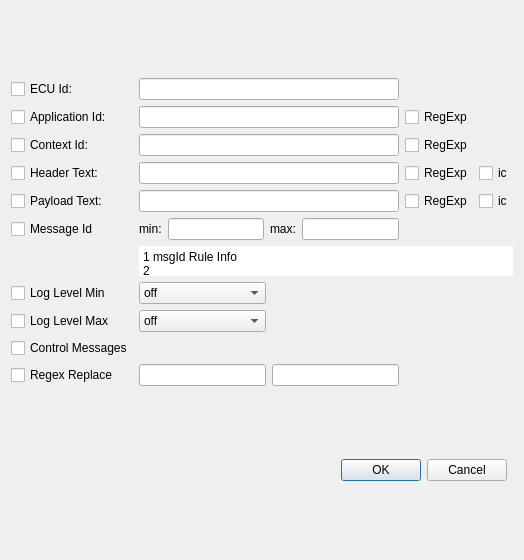
<?xml version="1.0" encoding="UTF-8"?>
<ui version="4.0">
 <class>FilterDialog</class>
 <widget class="QDialog" name="FilterDialog">
  <property name="geometry">
   <rect>
    <x>0</x>
    <y>0</y>
    <width>524</width>
    <height>560</height>
   </rect>
  </property>
  <property name="windowTitle">
   <string>Filter Configuration</string>
  </property>
  <property name="windowIcon">
   <iconset>
    <normaloff>:/toolbar/png/edit-cut.png</normaloff>:/toolbar/png/edit-cut.png</iconset>
  </property>
  <layout class="QGridLayout" name="gridLayout">
   <item row="23" column="0">
    <widget class="QDialogButtonBox" name="buttonBox">
     <property name="orientation">
      <enum>Qt::Horizontal</enum>
     </property>
     <property name="standardButtons">
      <set>QDialogButtonBox::Cancel|QDialogButtonBox::Ok</set>
     </property>
    </widget>
   </item>
   <item row="4" column="0" colspan="2">
    <layout class="QGridLayout" name="gridLayout_3">
     <item row="3" column="0">
      <widget class="QCheckBox" name="checkBoxHeaderText">
       <property name="text">
        <string>Header Text:</string>
       </property>
      </widget>
     </item>
     <item row="2" column="3">
      <widget class="QCheckBox" name="checkBoxRegexp_Context">
       <property name="toolTip">
        <string>Enable this option, to use regular expressions for ContextId  text.</string>
       </property>
       <property name="text">
        <string>RegExp</string>
       </property>
      </widget>
     </item>
     <item row="5" column="0">
      <widget class="QCheckBox" name="checkBoxMessageId">
       <property name="text">
        <string>Message Id</string>
       </property>
      </widget>
     </item>
     <item row="2" column="1" colspan="2">
      <widget class="QLineEdit" name="lineEditContextId">
       <property name="maxLength">
        <number>40</number>
       </property>
      </widget>
     </item>
     <item row="1" column="1" colspan="2">
      <widget class="QLineEdit" name="lineEditApplicationId"/>
     </item>
     <item row="3" column="3">
      <widget class="QCheckBox" name="checkBoxRegexp_Header">
       <property name="toolTip">
        <string>Enable this option, to use regular expressions for header  text.</string>
       </property>
       <property name="text">
        <string>RegExp</string>
       </property>
      </widget>
     </item>
     <item row="2" column="0">
      <widget class="QCheckBox" name="checkBoxContextId">
       <property name="text">
        <string>Context Id:</string>
       </property>
      </widget>
     </item>
     <item row="9" column="0">
      <widget class="QCheckBox" name="checkBoxCtrlMsgs">
       <property name="text">
        <string>Control Messages</string>
       </property>
      </widget>
     </item>
     <item row="7" column="0">
      <widget class="QCheckBox" name="checkBoxLogLevelMin">
       <property name="text">
        <string>Log Level Min</string>
       </property>
      </widget>
     </item>
     <item row="8" column="1">
      <widget class="QComboBox" name="comboBoxLogLevelMax">
       <item>
        <property name="text">
         <string>off</string>
        </property>
       </item>
       <item>
        <property name="text">
         <string>fatal</string>
        </property>
       </item>
       <item>
        <property name="text">
         <string>error</string>
        </property>
       </item>
       <item>
        <property name="text">
         <string>warn</string>
        </property>
       </item>
       <item>
        <property name="text">
         <string>info</string>
        </property>
       </item>
       <item>
        <property name="text">
         <string>debug</string>
        </property>
       </item>
       <item>
        <property name="text">
         <string>verbose</string>
        </property>
       </item>
      </widget>
     </item>
     <item row="7" column="2">
      <spacer name="horizontalSpacer">
       <property name="orientation">
        <enum>Qt::Horizontal</enum>
       </property>
       <property name="sizeHint" stdset="0">
        <size>
         <width>40</width>
         <height>20</height>
        </size>
       </property>
      </spacer>
     </item>
     <item row="3" column="1" colspan="2">
      <widget class="QLineEdit" name="lineEditHeaderText"/>
     </item>
     <item row="4" column="3">
      <widget class="QCheckBox" name="checkBoxRegexp_Payload">
       <property name="toolTip">
        <string>Enable this option, to use regular expressions for payload text.</string>
       </property>
       <property name="text">
        <string>RegExp</string>
       </property>
      </widget>
     </item>
     <item row="0" column="1" colspan="2">
      <widget class="QLineEdit" name="lineEditEcuId"/>
     </item>
     <item row="4" column="1" colspan="2">
      <widget class="QLineEdit" name="lineEditPayloadText"/>
     </item>
     <item row="4" column="4">
      <widget class="QCheckBox" name="checkBox_IgnoreCase_Payload">
       <property name="toolTip">
        <string>Enable this option, to ignore case on payload search expression</string>
       </property>
       <property name="statusTip">
        <string/>
       </property>
       <property name="text">
        <string>ic</string>
       </property>
      </widget>
     </item>
     <item row="1" column="3">
      <widget class="QCheckBox" name="checkBoxRegexp_Appid">
       <property name="toolTip">
        <string>Enable this option, to use regular expressions for AppId  text.</string>
       </property>
       <property name="text">
        <string>RegExp</string>
       </property>
      </widget>
     </item>
     <item row="8" column="0">
      <widget class="QCheckBox" name="checkBoxLogLevelMax">
       <property name="text">
        <string>Log Level Max</string>
       </property>
      </widget>
     </item>
     <item row="7" column="1">
      <widget class="QComboBox" name="comboBoxLogLevelMin">
       <item>
        <property name="text">
         <string>off</string>
        </property>
       </item>
       <item>
        <property name="text">
         <string>fatal</string>
        </property>
       </item>
       <item>
        <property name="text">
         <string>error</string>
        </property>
       </item>
       <item>
        <property name="text">
         <string>warn</string>
        </property>
       </item>
       <item>
        <property name="text">
         <string>info</string>
        </property>
       </item>
       <item>
        <property name="text">
         <string>debug</string>
        </property>
       </item>
       <item>
        <property name="text">
         <string>verbose</string>
        </property>
       </item>
      </widget>
     </item>
     <item row="1" column="0">
      <widget class="QCheckBox" name="checkBoxApplicationId">
       <property name="text">
        <string>Application Id:</string>
       </property>
      </widget>
     </item>
     <item row="5" column="1" colspan="2">
      <layout class="QHBoxLayout" name="horizontalLayout_msgId">
       <property name="spacing">
        <number>6</number>
       </property>
       <item>
        <widget class="QLabel" name="label_msgIdMin">
         <property name="text">
          <string>min:</string>
         </property>
        </widget>
       </item>
       <item>
        <widget class="QLineEdit" name="lineEdit_msgIdMin"/>
       </item>
       <item>
        <widget class="QLabel" name="label_msgIdMax">
         <property name="text">
          <string>max:</string>
         </property>
        </widget>
       </item>
       <item>
        <widget class="QLineEdit" name="lineEdit_msgIdMax"/>
       </item>
      </layout>
     </item>
     <item row="0" column="0">
      <widget class="QCheckBox" name="checkBoxEcuId">
       <property name="text">
        <string>ECU Id:</string>
       </property>
      </widget>
     </item>
     <item row="4" column="0">
      <widget class="QCheckBox" name="checkBoxPayloadText">
       <property name="text">
        <string>Payload Text:</string>
       </property>
      </widget>
     </item>
     <item row="6" column="1" colspan="4">
      <widget class="QPlainTextEdit" name="plainTextEdit_msgIdRule">
       <property name="sizePolicy">
        <sizepolicy hsizetype="Expanding" vsizetype="Minimum">
         <horstretch>0</horstretch>
         <verstretch>0</verstretch>
        </sizepolicy>
       </property>
       <property name="minimumSize">
        <size>
         <width>0</width>
         <height>30</height>
        </size>
       </property>
       <property name="maximumSize">
        <size>
         <width>16777215</width>
         <height>30</height>
        </size>
       </property>
       <property name="frameShape">
        <enum>QFrame::NoFrame</enum>
       </property>
       <property name="frameShadow">
        <enum>QFrame::Plain</enum>
       </property>
       <property name="lineWidth">
        <number>0</number>
       </property>
       <property name="verticalScrollBarPolicy">
        <enum>Qt::ScrollBarAlwaysOff</enum>
       </property>
       <property name="horizontalScrollBarPolicy">
        <enum>Qt::ScrollBarAlwaysOff</enum>
       </property>
       <property name="sizeAdjustPolicy">
        <enum>QAbstractScrollArea::AdjustToContents</enum>
       </property>
       <property name="undoRedoEnabled">
        <bool>false</bool>
       </property>
       <property name="plainText">
        <string>1 msgId Rule Info
2
3</string>
       </property>
       <property name="textInteractionFlags">
        <set>Qt::TextSelectableByMouse</set>
       </property>
      </widget>
     </item>
     <item row="3" column="4">
      <widget class="QCheckBox" name="checkBox_IgnoreCase_Header">
       <property name="toolTip">
        <string>Enable this option, to ignore case on header search expression</string>
       </property>
       <property name="statusTip">
        <string/>
       </property>
       <property name="text">
        <string>ic</string>
       </property>
      </widget>
     </item>
     <item row="10" column="0">
      <widget class="QCheckBox" name="checkBoxRegexSearchReplace">
       <property name="text">
        <string>Regex Replace</string>
       </property>
      </widget>
     </item>
     <item row="10" column="1">
      <widget class="QLineEdit" name="lineEditRegexSearch"/>
     </item>
     <item row="10" column="2">
      <widget class="QLineEdit" name="lineEditRegexReplace"/>
     </item>
    </layout>
   </item>
  </layout>
 </widget>
 <tabstops>
  <tabstop>checkBoxEcuId</tabstop>
  <tabstop>lineEditEcuId</tabstop>
  <tabstop>checkBoxApplicationId</tabstop>
  <tabstop>lineEditApplicationId</tabstop>
  <tabstop>checkBoxRegexp_Appid</tabstop>
  <tabstop>checkBoxContextId</tabstop>
  <tabstop>lineEditContextId</tabstop>
  <tabstop>checkBoxRegexp_Context</tabstop>
  <tabstop>checkBoxHeaderText</tabstop>
  <tabstop>lineEditHeaderText</tabstop>
  <tabstop>checkBoxRegexp_Header</tabstop>
  <tabstop>checkBox_IgnoreCase_Header</tabstop>
  <tabstop>checkBoxPayloadText</tabstop>
  <tabstop>lineEditPayloadText</tabstop>
  <tabstop>checkBoxRegexp_Payload</tabstop>
  <tabstop>checkBox_IgnoreCase_Payload</tabstop>
  <tabstop>checkBoxLogLevelMin</tabstop>
  <tabstop>comboBoxLogLevelMin</tabstop>
  <tabstop>checkBoxLogLevelMax</tabstop>
  <tabstop>comboBoxLogLevelMax</tabstop>
  <tabstop>checkBoxCtrlMsgs</tabstop>
 </tabstops>
 <resources/>
 <connections>
  <connection>
   <sender>buttonBox</sender>
   <signal>rejected()</signal>
   <receiver>FilterDialog</receiver>
   <slot>reject()</slot>
   <hints>
    <hint type="sourcelabel">
     <x>164</x>
     <y>356</y>
    </hint>
    <hint type="destinationlabel">
     <x>286</x>
     <y>274</y>
    </hint>
   </hints>
  </connection>
  <connection>
   <sender>buttonBox</sender>
   <signal>accepted()</signal>
   <receiver>FilterDialog</receiver>
   <slot>validate()</slot>
   <hints>
    <hint type="sourcelabel">
     <x>51</x>
     <y>368</y>
    </hint>
    <hint type="destinationlabel">
     <x>260</x>
     <y>359</y>
    </hint>
   </hints>
  </connection>
 </connections>
 <slots>
  <slot>validate()</slot>
 </slots>
 <buttongroups>
  <buttongroup name="buttonGroup_filterType"/>
 </buttongroups>
</ui>
